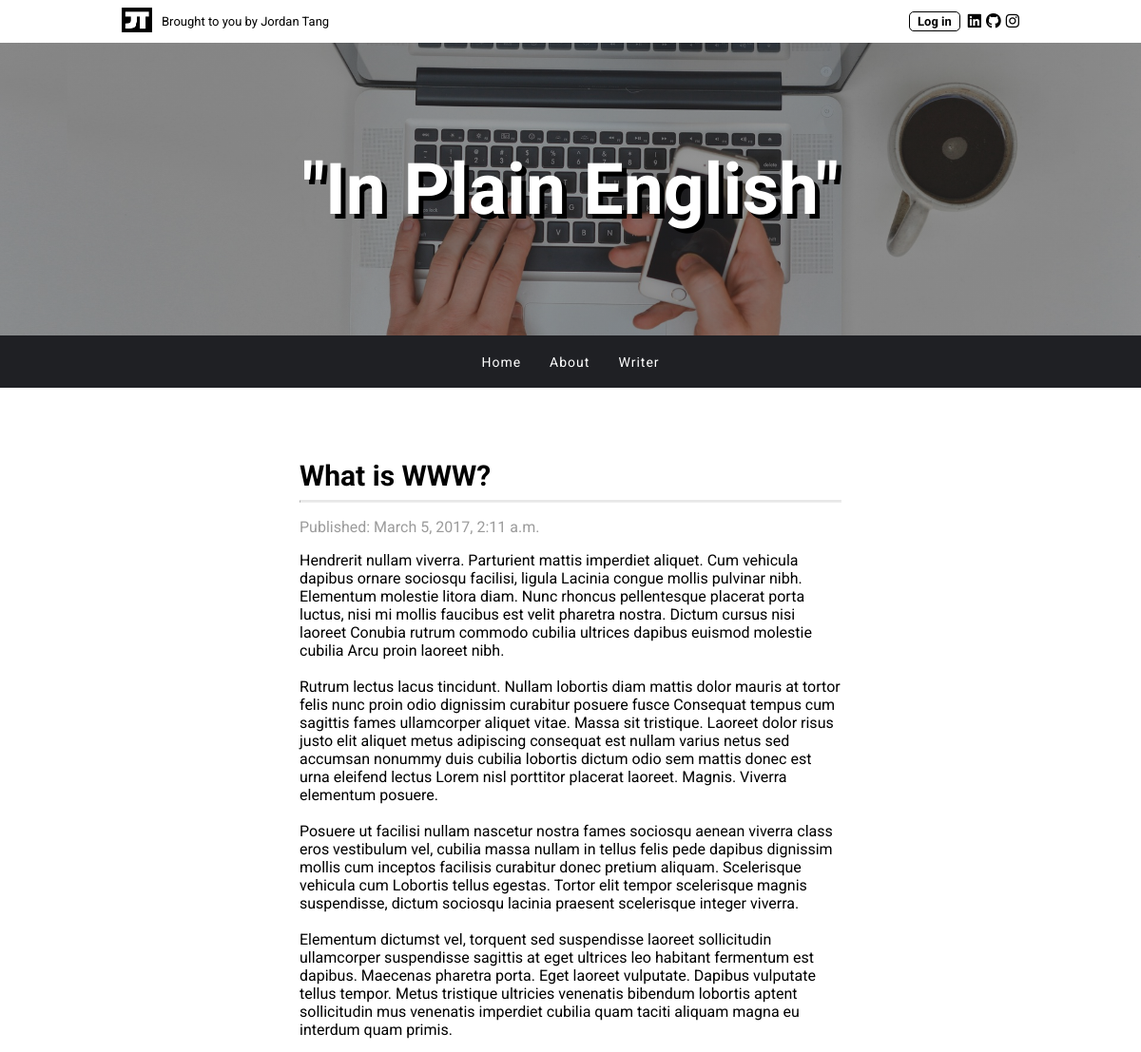
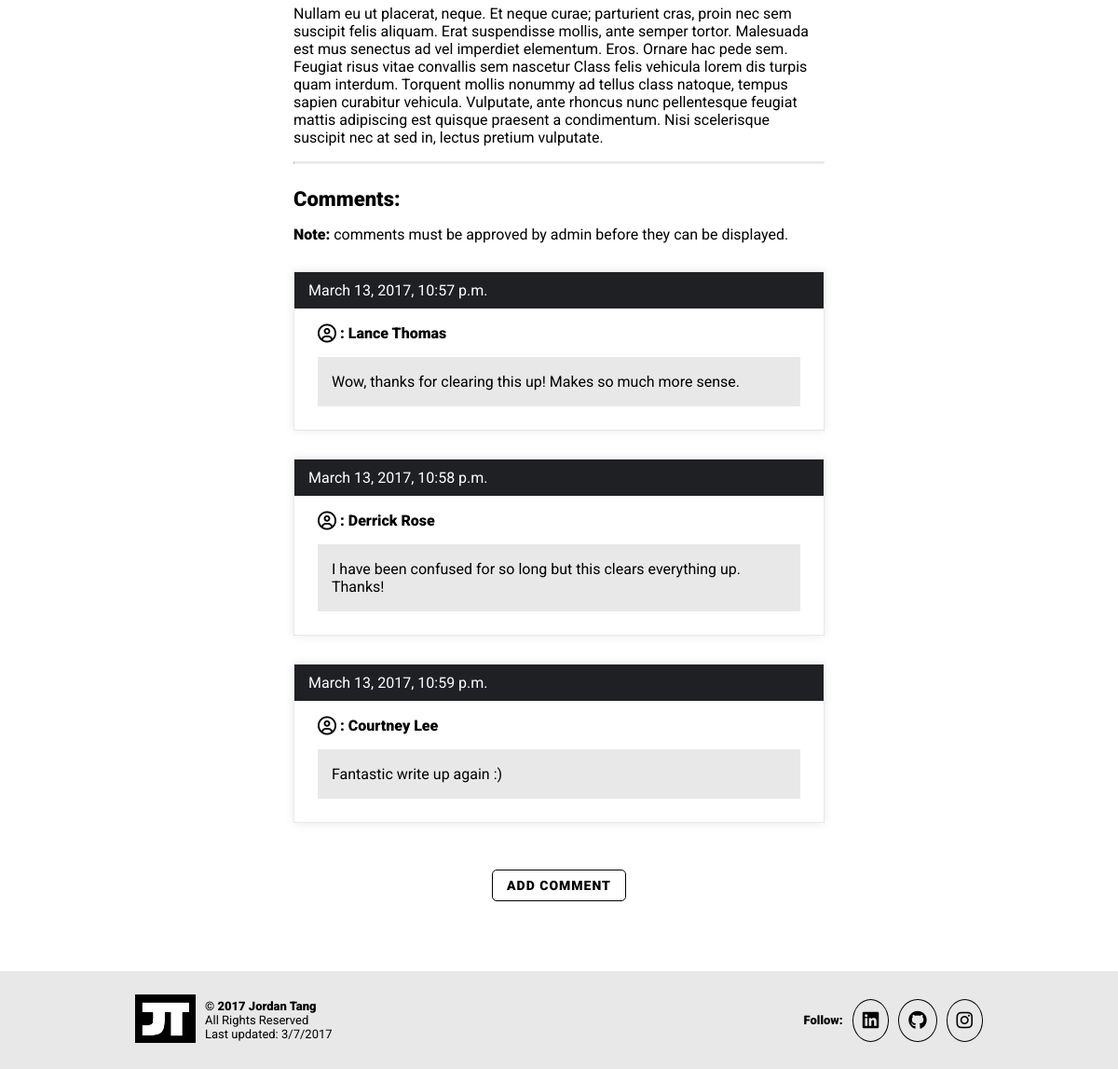
/post/5/, run on the app's committed database (2 pictures, top to bottom).
### app/models.py (models this page shows, shortened)
class Post(models.Model):
    author = models.ForeignKey('auth.User')
    title = models.CharField(max_length=200)
    text = models.TextField()
    created_date = models.DateTimeField(
        default=timezone.now)
    published_date = models.DateTimeField(
        blank=True, null=True)

class Comment(models.Model):
    post = models.ForeignKey('app.Post', related_name='comments')
    author = models.CharField(max_length=200)
    text = models.TextField()
    created_date = models.DateTimeField(default=timezone.now)
    approved_comment = models.BooleanField(default=False)

### app/views.py (the view)
# urls.py: url(r'^post/(?P<pk>\d+)/$', views.post_detail, name='post_detail'),
def post_detail(request, pk):
    post = get_object_or_404(Post, pk=pk)
    return render(request, 'app/post_detail.html', {'post': post})

### app/templates/app/post_detail.html (shortened to what this page needs)
{% extends 'app/base.html' %}
{% block content %}
    <div class="inner-container">
        <div class="title-container">
            <h2>{{ post.title }}</h2>
        </div>
        <hr>
        {% if post.published_date %}
            <p class="subtext">Published: {{ post.published_date }}</p>
        {% endif %}
        <p>{{ post.text|linebreaksbr }}</p>
        {% if post.published_date %}
        <hr>
        <div class="comment-title">Comments:</div>
            <p><span class="bolded">Note:</span> comments must be approved by admin before they can be displayed.</p>
            {% for comment in post.comments.all %}
                {% if user.is_authenticated or comment.approved_comment %}
                <div class="comment-card">
                    <div class="bar">
                        {{ comment.created_date }}
                    </div>
                    <p class="bolded"><i class="fa fa-user-circle-o fa-lg" aria-hidden="true"></i> : {{ comment.author }}</p>
                    <div class="comment-text">
                        <p>{{ comment.text|linebreaks }}</p>
                    </div>
                </div>
                {% endif %}
            {% empty %}
                <p>No comments yet. Be the first to break the silence!</p>
            {% endfor %}
            <div class="button-container">
                <a class="add-comment" href="{% url 'add_comment_to_post' pk=post.pk %}">ADD COMMENT</a>
            </div>
            {% endif %}
    </div>
{% endblock %}

### app/static/css/style.css (style rules this page uses)
body { font-family: 'Roboto', sans-serif; margin: 0; }
.title-container { width: 100%; display: flex; justify-content: space-between; align-items: center; flex-direction: row; }
hr { border-top: 2px solid #e8e8e8; width: 100%; }
.bolded { font-weight: 900; }
.comment-text { background-color: #e8e8e8; padding: 1px 15px; }
h2 { display: inline; font-size: 24px; margin: 0; }
.comment-title { font-size: 22px; font-weight: 900; margin-top: 25px; }
.subtext { color: #9b9b9b; font-size: 14px; }
.add-comment { margin: 0 auto; margin-top: 50px; display: block; font-size: 14px; color: #000; cursor: pointer; text-decoration: none; border: 1px solid #000; background-color: #FFF; border-radius: 5px; font-weight: 900; font-size: 14px; letter-spacing: 1px; padding: 8px 15px; display: block; transition: 0.5s; width: fit-content; }
p { font-size: 14px; }
.bar { position: absolute; top: 0; left: 0; width: 100%; background-color: #1F2024; color: #FFF; padding: 10px 15px; font-size: 13px; display: flex; justify-content: space-between; align-items: center; }
.comment-card { box-shadow: 0px 0px 10px #e8e8e8; border: 1px solid #e8e8e8; padding: 15px; padding-top: 40px; position: relative; margin-top: 30px; }
.inner-container { width: 100%; padding: 75px 15px; }
.button-container { display: flex; justify-content: center; }
* { box-sizing: border-box; }
@media all and (min-width: 675px) { p { font-size: 16px; } }
@media all and (min-width: 675px) { h2 { font-size: 30px; } }
@media all and (min-width: 675px) { .subtext { font-size: 16px; } }
@media all and (min-width: 675px) { .inner-container { width: 600px; } }
@media all and (min-width: 675px) { .bar { font-size: 16px; } }
@media all and (min-width: 675px) { .comment-card { padding: 25px; padding-top: 40px; } }

### data on the page
Post: title "What is WWW?", published_date "March 5, 2017, 2:11 a.m.", text "Hendrerit nullam viverra. Parturient mattis imperdiet aliquet. Cum vehicula dapibus ornare sociosqu facilisi, ligula Lacinia congue mollis pulvinar nibh. Elementum molestie litora diam. Nunc rhoncus pellentesque placerat porta luctus, nisi mi mollis faucibus est velit pharetra nostra. Dictum cursus nisi laoreet Conubia rutrum commodo cubilia ultrices dapibus euismod molestie cubilia Arcu proin laoreet nibh. Rutrum lectus lacus tincidunt. Nullam lobortis diam mattis dolor mauris at tortor felis nunc proin odio dignissim curabitur posuere fusce Consequat tempus cum sagittis fames ullamcorper aliquet vitae. Massa sit tristique. Laoreet dolor risus justo elit aliquet metus adipiscing consequat…"
Comment: created_date "March 13, 2017, 10:57 p.m.", author "Lance Thomas", text "Wow, thanks for clearing this up! Makes so much more sense."
Comment: created_date "March 13, 2017, 10:58 p.m.", author "Derrick Rose", text "I have been confused for so long but this clears everything up. Thanks!"
Comment: created_date "March 13, 2017, 10:59 p.m.", author "Courtney Lee", text "Fantastic write up again :)"
